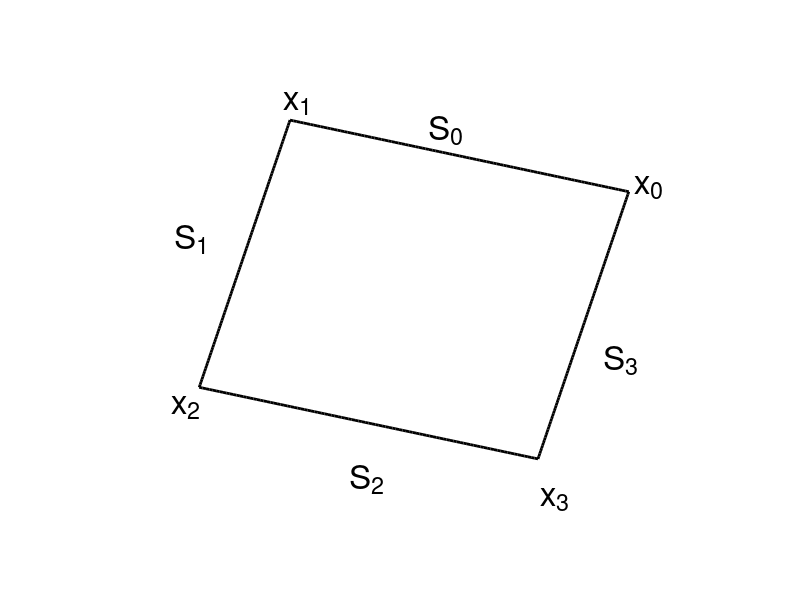
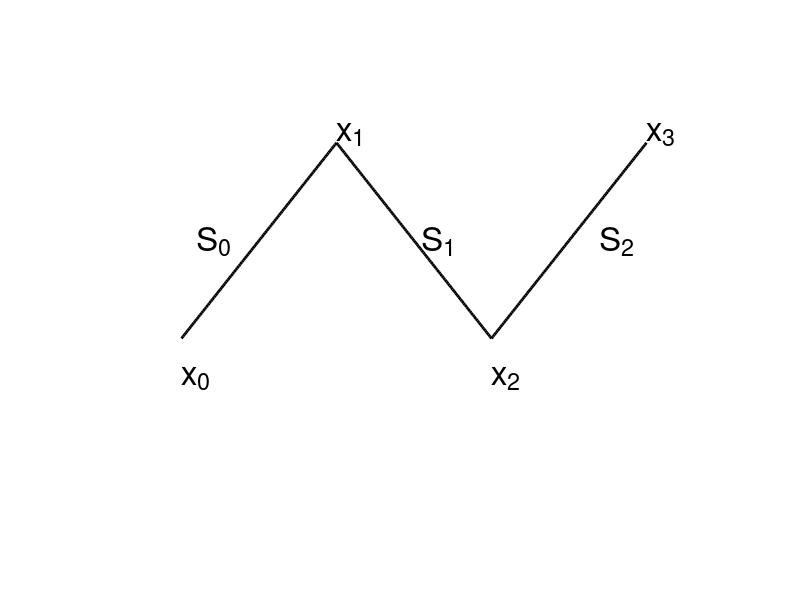

The MATLAB script that drew these images, in order:
clear
close all

s=0:0.01:1;

%closed curve

l1x = (1-s)*cos(pi/6)+s*cos(2*pi/3);
l1y = (1-s)*sin(pi/6)+s*sin(2*pi/3);
l2x = (1-s)*cos(2*pi/3)+s*cos(7*pi/6);
l2y = (1-s)*sin(2*pi/3)+s*sin(7*pi/6); 
l3x = (1-s)*cos(7*pi/6)+s*cos(5*pi/3);
l3y = (1-s)*sin(7*pi/6)+s*sin(5*pi/3);
l4x = (1-s)*cos(5*pi/3)+s*cos(pi/6);  
l4y = (1-s)*sin(5*pi/3)+s*sin(pi/6);  
set(0,'DefaultAxesFontSize',24)

figure
hold on

plot(l1x,l1y,'k-','LineWidth',2)
plot(l2x,l2y,'k-','LineWidth',2)
plot(l3x,l3y,'k-','LineWidth',2)
plot(l4x,l4y,'k-','LineWidth',2)
axis([-1.25,1.25,-1.25,1.25])
axis off

text(cos(pi/6)+0.025,sin(pi/6)+0.025,'x_0','FontSize',24)
text(cos(2*pi/3)-0.025,sin(2*pi/3)+0.09,'x_1','FontSize',24)
text(cos(7*pi/6)-0.11,sin(7*pi/6)-0.1,'x_2','FontSize',24)
text(cos(5*pi/3)+0.01,sin(5*pi/3)-0.2,'x_3','FontSize',24)

text(cos(5*pi/12)-0.2,sin(5*pi/12)-0.15,'S_0','FontSize',24)
text(cos(11*pi/12),sin(11*pi/12),'S_1','FontSize',24)
text(cos(17*pi/12),sin(17*pi/12),'S_2','FontSize',24)
text(cos(23*pi/12)-0.2,sin(23*pi/12)-0.1,'S_3','FontSize',24)

%open curve

l1x = (1-s)*0+s*0.5;
l1y = (1-s)*0+s*0.5;
l2x = (1-s)*0.5+s*1;
l2y = (1-s)*0.5+s*0; 
l3x = (1-s)*1+s*1.5;
l3y = (1-s)*0+s*0.5;
set(0,'DefaultAxesFontSize',24)

figure
hold on

plot(l1x,l1y,'k-','LineWidth',2)
plot(l2x,l2y,'k-','LineWidth',2)
plot(l3x,l3y,'k-','LineWidth',2)
axis([-0.25,1.75,-0.5,0.75])
axis off

text(0,0-0.1,'x_0','FontSize',24)
text(0.5,0.5+0.025,'x_1','FontSize',24)
text(1,0-0.1,'x_2','FontSize',24)
text(1.5,0.5+0.025,'x_3','FontSize',24)

text(0.25-0.2,0.25,'S_0','FontSize',24)
text(0.75+0.025,0.25,'S_1','FontSize',24)
text(1.25+0.1,0.25,'S_2','FontSize',24)








